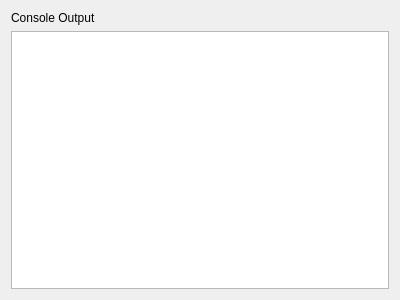
<?xml version="1.0" encoding="UTF-8"?>
<ui version="4.0">
 <class>ConsoleOutput</class>
 <widget class="QDialog" name="ConsoleOutput">
  <property name="geometry">
   <rect>
    <x>0</x>
    <y>0</y>
    <width>400</width>
    <height>300</height>
   </rect>
  </property>
  <property name="windowTitle">
   <string>FFmpeg</string>
  </property>
  <layout class="QGridLayout" name="gridLayout">
   <item row="1" column="1">
    <widget class="QPlainTextEdit" name="debugLabel">
     <property name="readOnly">
      <bool>true</bool>
     </property>
    </widget>
   </item>
   <item row="0" column="1">
    <widget class="QLabel" name="label">
     <property name="text">
      <string>Console Output</string>
     </property>
    </widget>
   </item>
  </layout>
 </widget>
 <resources/>
 <connections/>
</ui>
